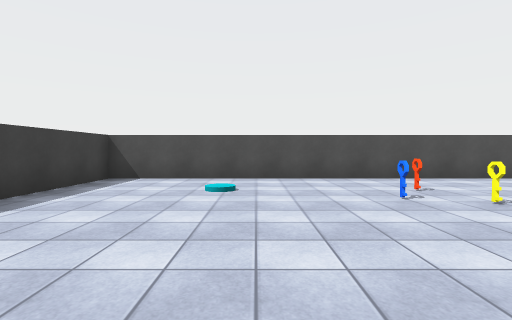
View 1 (above)

12 first-person views from a walk through a scene from a Unity 3-D project. The camera is 1.3 m above the floor, tilts 2° down and sees 85° across. The floor is counted in squares, 2 m on a side. Each view is taken from the middle of a square. On the plan, view 1 faces up. The plan holds only what a view shows up to about 9 squares ahead; the rest is blank. Door leaves are left out, so doorways stand open. Surface patterns are stand-ins for the level's own textures.

View 2
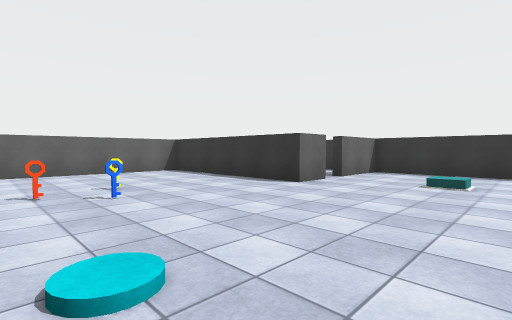

View 3
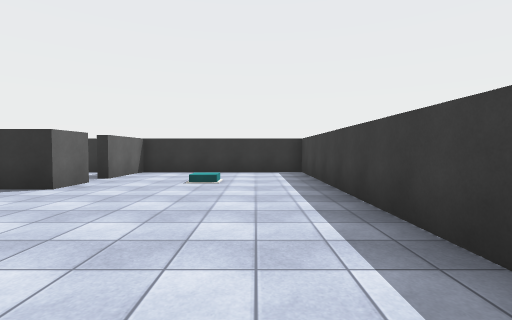

View 4
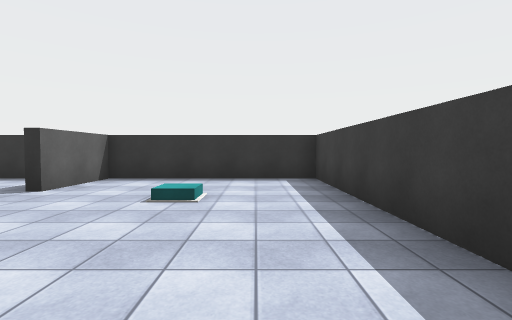

View 5
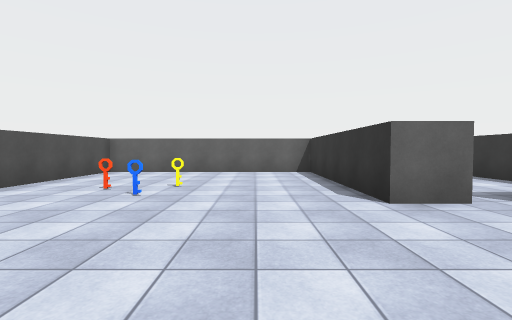

View 6
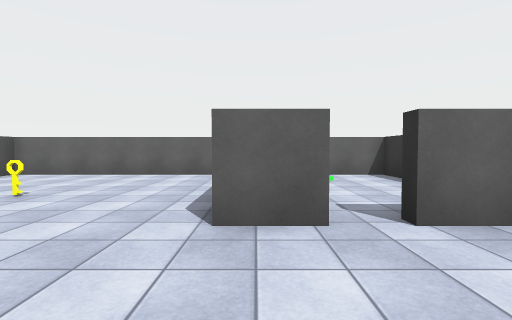

View 7
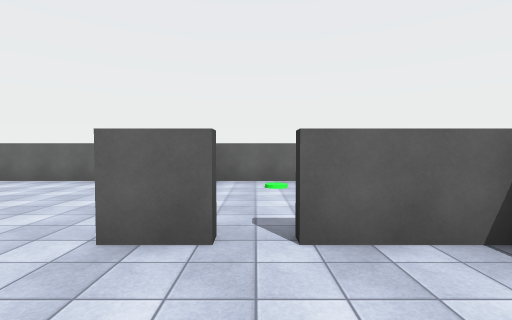

View 8
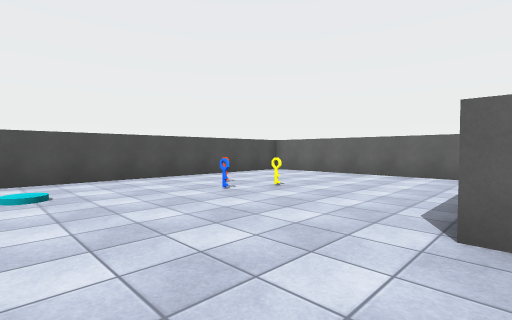

View 9
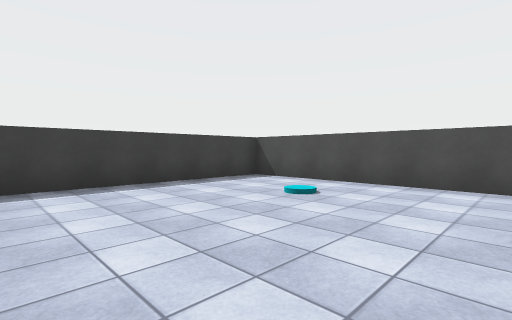

View 10
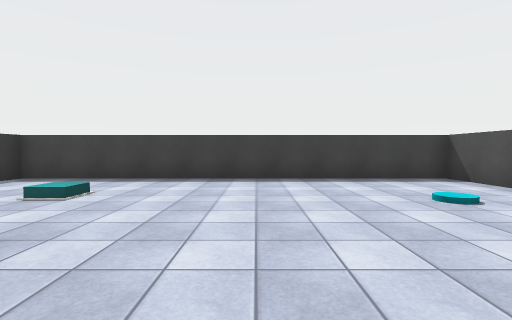

View 11
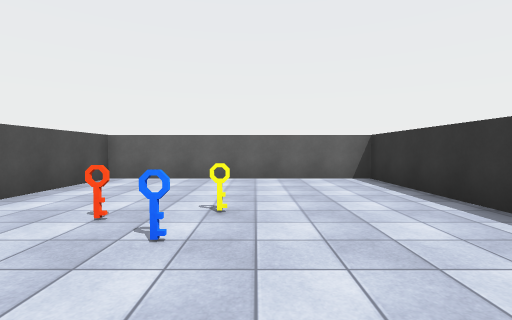

View 12
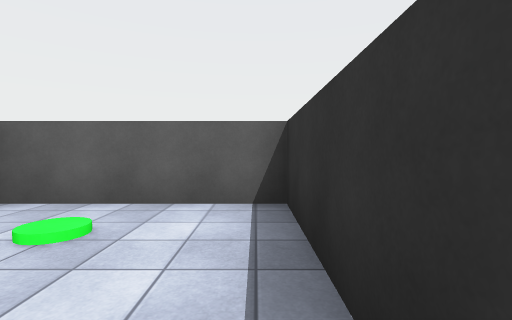

### Floor plan
Ten units are one square. View 1 is at (0, 0); x grows to the right and y downward. Boxes are objects, and circles mark ways between rooms. Rooms are numbered by the first view taken in them; rooms with no view inside come last. Other rooms are left out.
<svg viewBox="-39 -69 108 108">
<path fill="none" stroke="#000" d="M14 8 14 -4 64 -4 64 -64 -34 -64 -34 34 14 34 14 14M28 34 64 34 64 -1"/>
<rect x="15" y="-45" width="10" height="10" fill="#bbb"><title>key</title></rect>
<rect x="25" y="-35" width="10" height="10" fill="#bbb"><title>key</title></rect>
<rect x="25" y="-45" width="10" height="10" fill="#bbb"><title>key</title></rect>
<circle cx="15" cy="10" r="3" fill="#2a7"/>
<text x="10" y="-20">1</text>
<text x="40" y="20">2</text>
</svg>
Room 1 opens to room 2.

Where each view was taken, in squares from view 1:
view 1: 0 up, 0 right, facing up
view 2: 5 up, 2 left, facing down-right
view 3: 5 up, 2 left, facing down
view 4: 3 up, 2 left, facing down
view 5: 2 up, 2 left, facing right
view 6: 0 up, 1 left, facing right
view 7: 1 down, 1 left, facing right
view 8: 0 up, 1 left, facing up-right
view 9: 1 up, 2 right, facing up-left
view 10: 2 up, 3 right, facing left
view 11: 3 up, 0 right, facing right
view 12: 3 down, 3 right, facing right
